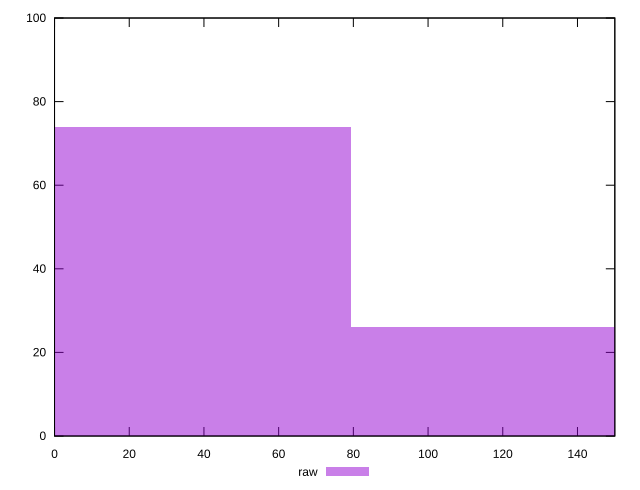

Generate this figure with gnuplot:
reset

$raw <<EOF
0 74
158.67293649463133 26
EOF

set key outside below
set boxwidth 158.67293649463133
set xrange [0:150]
set yrange [0:100]
set trange [0:100]
set style fill transparent solid 0.5 noborder
set terminal svg size 640, 490 enhanced background rgb 'white'
set output "report_00017_2021-02-10T15-08-03.406Z/unminified-javascript/samples/pages+cached+noadtech+nomedia+nocss/raw/histogram.svg"

plot $raw title "raw" with boxes

reset
